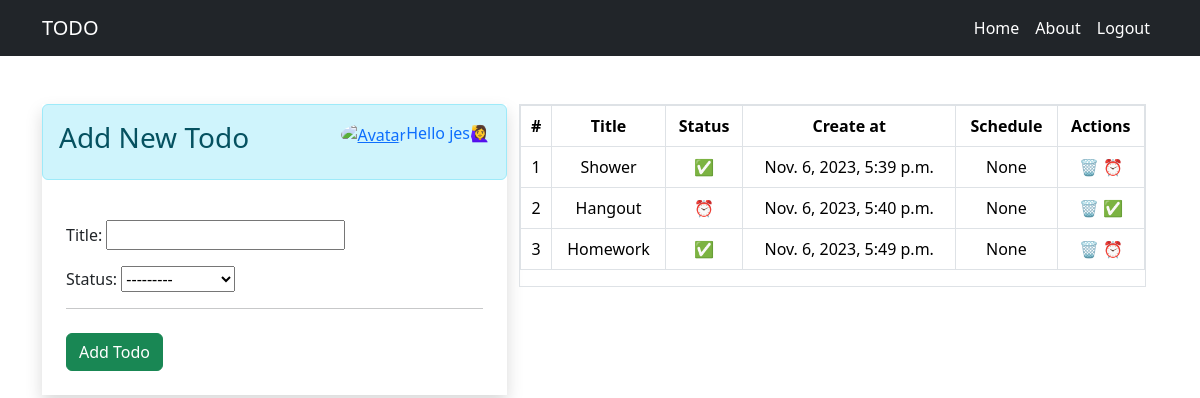
The app's page /homepage (signed in) with its own data.
### base/models.py (models this page shows)
class Tasklist(models.Model):
    status_choices = [
    ("C", "COMPLETEd"),
    ("P", "PENDING"),
    ]
    user = models.ForeignKey(User,on_delete=models.CASCADE,null=True,blank=True)
    title = models.CharField(max_length=100)
    status = models.CharField(max_length=2,choices=status_choices)
    createat = models.DateTimeField(auto_now_add=True)
    schedule = models.TimeField()

### base/views.py (the view)
# urls.py: path('homepage', views.homepage,name="homepage"),
@login_required()
def homepage(request):
    if request.user.is_authenticated:
        user = request.user
        form = TasklistForm()
        task = Tasklist.objects.filter(user=user)
        profilepic = Profileimg.objects.get(user=request.user).profilepic.url
        context = {
            'form':form,
            'task':task,
            'profilepic':profilepic
        }
        return render(request,"home.html",context)

### base/forms.py
class TasklistForm(ModelForm):
    class Meta:
        model = Tasklist
        fields = ['title','status']

### templates/home.html (shortened to what this page needs)
{% extends 'navbar.html' %}
  {% block content %}
  <div class="container pt-5">
    <div class="row p-0 mx-auto">
      <div class="col-5 shadow p-0">
        <div class="alert alert-info d-flex"><h3>Add New Todo</h3>
         <a href="{{profilepic}}" target="_blank"  class=" ms-auto">
          <img src="{{profilepic}}" alt="Avatar" class="rounded-circle" width="50px" height="50px">
         </a>
          <a href="{% url 'myprofile' %}" title="Update profile" style="text-decoration: none;">Hello {{request.user.username}}🙋‍♀️</a>
        </div>
          <div class="p-4">
            <form action="{% url 'addtask' %}" method="POST">
                {{form.as_p}}
                <hr>
                <input type="submit" class="btn btn-success mt-2" value="Add Todo">
            </form>
          </div>
      </div>
      <div class="col">
        <div class="border">
            {% if task|length == 0 %}
            <div class="alert alert-info text-center">
              <h3>No Todo</h3>
            </div>
            {% else %}
            <div>
              <table class="table table-bordered">
                <thead>
                  <tr>
                    <th class="text-center">#</th>
                    <th class="text-center">Title</th>
                    <th class="text-center">Status</th>
                    <th class="text-center">Create at</th>
                    <th class="text-center">Schedule</th>
                    <th class="text-center">Actions</th>
                  </tr>
                </thead>
                <tbody>
                  {% for i in task %}
                  <tr>
                    <td class="text-center">{{forloop.counter}}</td>
                    <td class="text-center">{{i.title}}</td>
                    <td class="text-center">
                        {% if i.status == 'C' %}
                        ✅
                        {% else %}
                        ⏰
                        {% endif %}
                    </td>
                    <td class="text-center">{{i.createat}}</td>
                    <td class="text-center">{{i.schedule}}</td>
                    <td class="text-center">
                      <div class="actions">
                         <a href="{% url 'deletetask' i.id %}" title="Delete" style="text-decoration: none;">🗑️</a>
                         {% if i.status == 'P' %}
                         <a href="/change_status/{{i.id}}/C" title="Completed" style="text-decoration: none;">✅</a>
                         {% else %}
                         <a href="/change_status/{{i.id}}/P" title="Pending" style="text-decoration: none;">⏰</a>
                         {% endif %}
                      </div>
                   </td>
                  </tr>
                  {% endfor %}
                </tbody>
              </table>
            </div>
            {% endif %}
        </div>
      </div>
    </div>
  </div>
  {% endblock%}

### templates/navbar.html (shortened to what this page needs)
<!doctype html>
<html lang="en">
  <head>
    <link href="https://cdn.jsdelivr.net/npm/bootstrap@5.3.2/dist/css/bootstrap.min.css" rel="stylesheet">
    <link rel="stylesheet" href="https://cdnjs.cloudflare.com/ajax/libs/font-awesome/6.4.2/css/all.min.css">
  </head>
  <body>
    <nav class="navbar navbar-expand-lg bg-dark">
        <div class="container">
          <a class="navbar-brand text-white" href="">TODO</a>
          <div class="collapse navbar-collapse" id="navbarNav">
            <ul class="navbar-nav ms-auto">
              <li class="nav-item">
                <a class="nav-link text-white" href="{% url 'homepage' %}">Home</a>
              </li>
              <li class="nav-item">
                <a class="nav-link text-white" href="">About</a>
              </li>
              {% if not request.user.is_authenticated %}
              <li class="nav-item">
                <a class="nav-link active text-white" aria-current="page" href="{% url 'loginpage' %}">Login</a>
              </li>
              <li class="nav-item">
                <a class="nav-link active text-white" aria-current="page" href="{% url 'signuppage' %}">Signup</a>
              </li>
              {% else %}
              <li class="nav-item">
                <a class="nav-link text-white" href="{% url 'logoutpage' %}">Logout</a>
              </li>
              {% endif %}
            </ul>
          </div>
        </div>
      </nav>
      <div>
        {% block content %}
        {% endblock%}
      </div>
    </body>
  </html>

### records on screen
Tasklist: title "Shower", createat "Nov. 6, 2023, 5:39 p.m.", schedule "None"
Tasklist: title "Hangout", createat "Nov. 6, 2023, 5:40 p.m.", schedule "None"
Tasklist: title "Homework", createat "Nov. 6, 2023, 5:49 p.m.", schedule "None"

### other values on screen
{{ request.user.username }} "jes"
